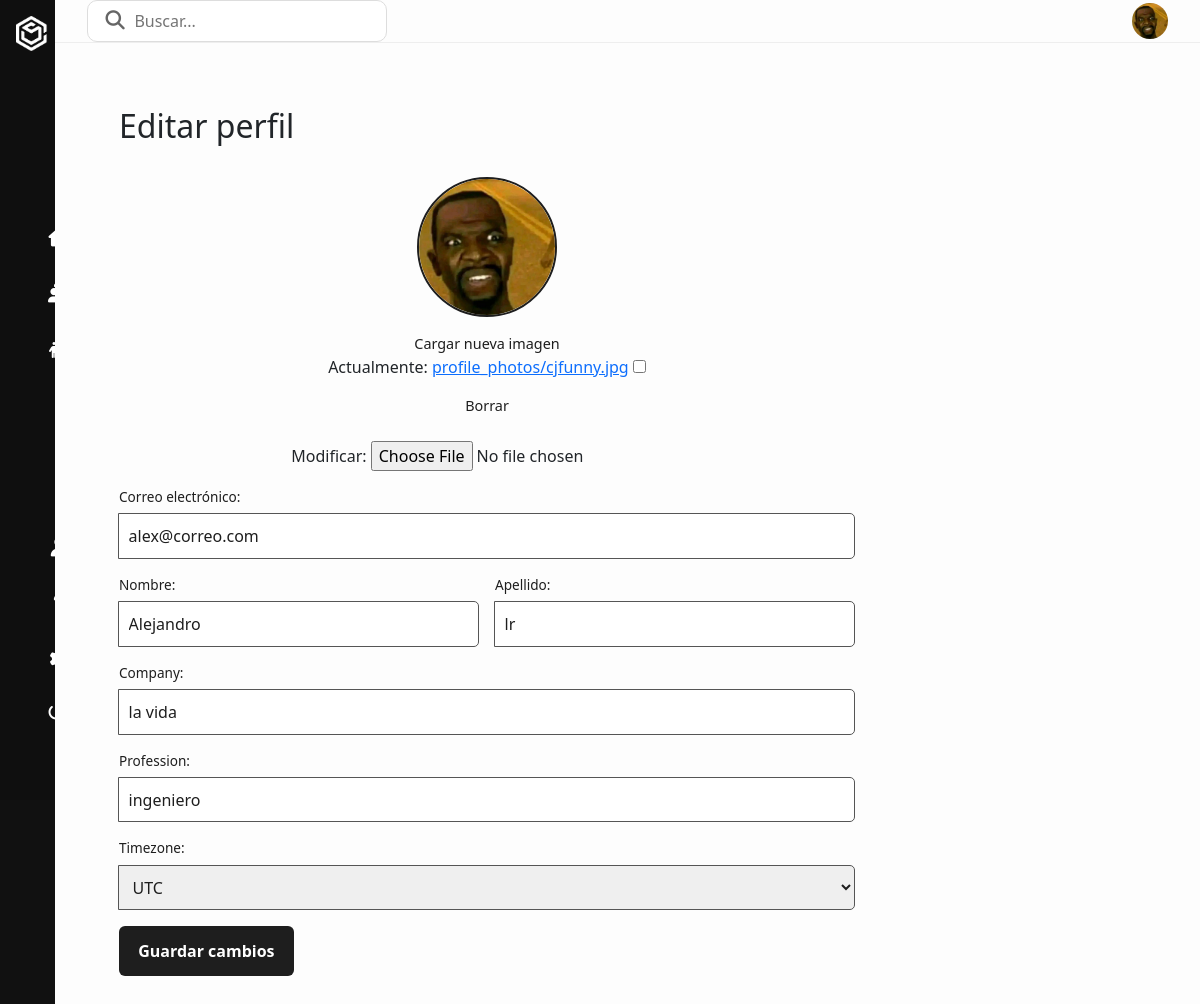
The app's page /profile/ (signed in), older data.
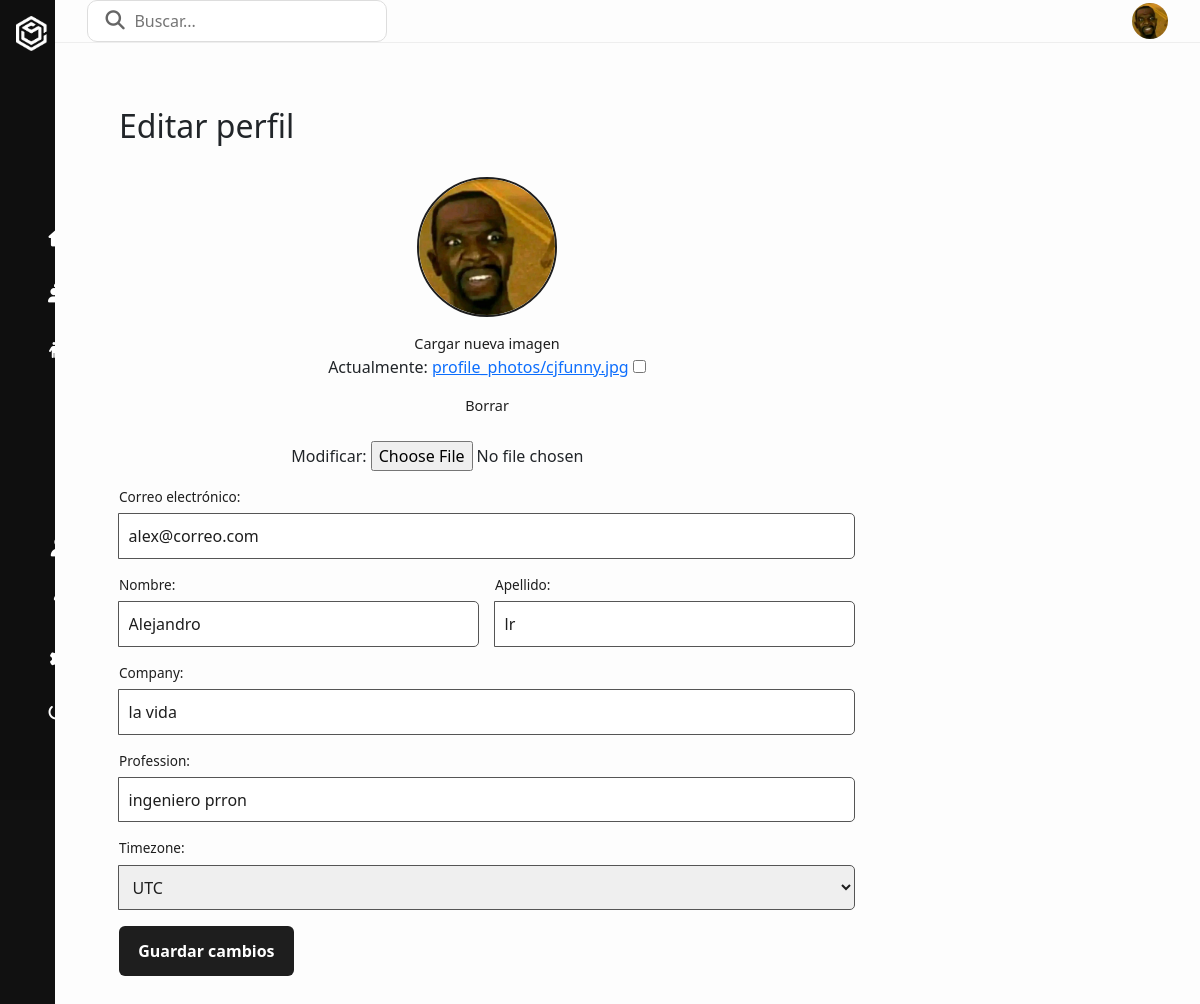
The same page, newer data.
### apps/profiles/models/profile.py (models this page shows, shortened)
class Profile(models.Model):
    user = models.OneToOneField(User, on_delete=models.CASCADE, related_name='profile')
    company = models.CharField(max_length=255, blank=True)
    profession = models.CharField(max_length=255, blank=True)
    timezone = models.CharField(max_length=255, blank=True)
    photo = models.ImageField(upload_to='profile_photos/', blank=True, null=True)

### apps/profiles/models/user.py (models this page shows, shortened)
class User(AbstractUser):
    is_instructor = models.BooleanField(default=False)

### apps/profiles/views.py (the view, shortened to what this page needs)
# urls.py: path('', ProfileUpdateView.as_view(), name='profile'),
class ProfileUpdateView(LoginRequiredMixin, UpdateView):
    model = Profile
    form_class = ProfileForm
    template_name = 'profiles/profile.html'
    success_url = reverse_lazy('profile')
    def get_object(self, queryset=None):
        return self.request.user.profile
    def get_form_kwargs(self):
        kwargs = super().get_form_kwargs()
        kwargs['user'] = self.request.user
        return kwargs
    def get_context_data(self, **kwargs):
        context = super().get_context_data(**kwargs)
        profile =self.get_object()
        context['profile_picture'] = profile.photo.url if profile.photo else "https://static.vecteezy.com/system/resources/previews/009/292/244/non_2x/default-avatar-icon-of-social-media-user-vector.jpg"
        return context

### apps/profiles/forms.py (shortened to what this page needs)
class ProfileForm(forms.ModelForm):
    email = forms.EmailField(label='Correo electrónico')
    first_name = forms.CharField(label='Nombre')
    last_name = forms.CharField(label='Apellido')
    class Meta:
        model = Profile
        fields = ['company', 'profession', 'timezone', 'photo']
        widgets = {
            'timezone': forms.Select(choices=TIMEZONE_CHOICES),
        }
    def __init__(self, *args, **kwargs):
        user = kwargs.pop('user', None)
        super(ProfileForm, self).__init__(*args, **kwargs)
        if user:
            self.fields['email'].initial=user.email
            self.fields['first_name'].initial=user.first_name
            self.fields['last_name'].initial=user.last_name

### apps/profiles/context_processors.py (called while the page is built)
def profile_picture(request):
    if request.user.is_authenticated and hasattr(request.user, 'profile'):
        photo = request.user.profile.photo
    else:
        photo = None
    return {
        'profile_picture': photo.url if photo else "https://static.vecteezy.com/system/resources/previews/009/292/244/non_2x/default-avatar-icon-of-social-media-user-vector.jpg"
    }

### apps/profiles/templates/profiles/profile.html (shortened to what this page needs)
{% extends 'includes/base.html' %}
{% load static %}
{% block custom_styles %}
    <link rel="stylesheet" href="{% static 'css/styles.css' %}">
{% endblock  %}
{% block content %}
    <div class="layout">
        {% include 'includes/sidebar.html' %}
        <div class="main-content">
            {% include 'includes/header.html' %}
            <main>
                <div class="profile-container">
                    <form method="POST" enctype="multipart/form-data" class="profile-form">
                        <h2>Editar perfil</h2>
                        <div class="profile-picture">
                            <img src="{{ profile_picture }}" alt="Foto de perfil">
                            <label for="fileUpload">Cargar nueva imagen</label>
                            {{form.photo}}
                        </div>
                        <div class="input-group">
                            {{form.email.label_tag}}
                            {{form.email}}
                        </div>
                        <div class="input-row">
                            <div class="input-group">
                                {{form.first_name.label_tag}}
                                {{form.first_name}}
                            </div>
                            <div class="input-group">
                                {{form.last_name.label_tag}}
                                {{form.last_name}}
                            </div>
                        </div>
                        <div class="input-group">
                            {{form.company.label_tag}}
                            {{form.company}}
                        </div>
                        <div class="input-group">
                            {{form.profession.label_tag}}
                            {{form.profession}}
                        </div>
                        <div class="input-group">
                            {{form.timezone.label_tag}}
                            {{form.timezone}}
                        </div>
                        <button type="submit" class="submit-btn">Guardar cambios</button>
                    </form>
                </div>
            </main>
        </div>
    </div>
    {% endblock %}

### templates/includes/base.html (shortened to what this page needs)
<!DOCTYPE html>
<html lang="en">
<head>
    <link rel="stylesheet" href="https://cdnjs.cloudflare.com/ajax/libs/font-awesome/6.5.0/css/all.min.css">
    <link href="https://cdn.jsdelivr.net/npm/bootstrap@5.3.8/dist/css/bootstrap.min.css" rel="stylesheet">
    {%block custom_styles %}
    {%endblock %}
</head>
<body>
    {% block content %}
    {% endblock %}
</body>
</html>

### templates/includes/sidebar.html (shortened to what this page needs)
{% load static %}
<div class="sidebar">
            <div class="logo">
                <img src="{% static 'images/devilearn.png' %}" alt="Logo">
            </div>
            <ul class="menu">
                <li><a class="menu-option" href="{% url  'dashboard'%}"><i
                            class="fa-solid fa-house icon"></i><span>Dashboard</span></a>
                </li>
                <li><a class="menu-option" href="{% url 'student:course_list' %}"><i
                            class="fa-solid fa-chalkboard-user icon"></i><span>Cursos</span></a></li>
                {% if request.user.is_authenticated and request.user.is_instructor %}
                    <li><a class="menu-option" href="{% url 'instructor:course_list' %}"><i class="fa-solid fa-person-chalkboard"></i><span>Instructor</span></a></li>
                {% endif %}
            </ul>
            <ul class="bottom-menu">
                <li><a class="menu-option" href="{% url 'profile' %}"><i class="fa-solid fa-user icon"></i><span>Perfil</span></a>
                </li>
                <li><a class="menu-option" href="{% url 'support' %}"><i class="fa-solid fa-question icon"></i><span>Soporte</span></a>
                </li>
                <li><a class="menu-option" href="{% url 'change_password' %}"><i class="fa-solid fa-gear icon"></i><span>Ajustes</span></a>
                </li>
                <li>
            <form action="{% url 'logout' %}" method="post">
                <button class="btn-logout" type="submit">
                    <i class="fa-solid fa-power-off"></i><span>Cerrar sesión</span>
                </button>
            </form>
            </ul>
        </div>

### templates/includes/header.html (shortened to what this page needs)
<div class="header">
    <form method="get" class="search-box">
        <i class="fa-solid fa-magnifying-glass icon"></i>
        <input type="text" placeholder="Buscar..." name="q" value="{% if query %}{{ query }}{% endif %}"/>
    </form>
    <div class="header-right">
        <div class="avatar">
            <img src="{{ profile_picture }}" alt="User" />
        </div>
    </div>
</div>

### static/css/styles.css (style rules this page uses)
* { margin: 0; padding: 0; box-sizing: border-box; }
body { background: #111; font-family: 'Segoe UI', sans-serif; }
.sidebar { width: 55px; height: 100vh; background-color: #0f0f0f; color: white; padding: 1rem 0; display: flex; flex-direction: column; justify-content: space-between; transition: width 0.3s ease; overflow: hidden; }
.logo { display: flex; align-items: center; gap: 10px; padding: 0 1rem; margin-bottom: 2rem; }
.logo img { width: 170px; height: 35px; }
.menu .menu-option, .bottom-menu .menu-option { display: flex; align-items: center; gap: 1rem; color: #ffffff; text-decoration: none; }
.menu, .bottom-menu { list-style: none; }
.menu li, .bottom-menu li { display: flex; align-items: center; justify-content: end; padding: 1rem 0.5rem; gap: 1rem; position: relative; cursor: pointer; transition: background 0.2s; }
.icon { font-size: 1.2rem; min-width: 1.4rem; text-align: center; flex-shrink: 0; }
.btn-logout { all: unset; cursor: pointer; width: 100%; }
.layout { display: flex; height: 100vh; }
.main-content { flex-grow: 1; display: flex; flex-direction: column; background-color: #f0f0f0; transition: margin-left 0.3s ease; }
.header { height: 60px; background: #fdfdfd; display: flex; align-items: center; justify-content: space-between; padding: 0 2rem; border-bottom: 1px solid #eee; }
.search-box { display: flex; align-items: center; background: white; padding: 0.5rem 1rem; border-radius: 10px; border: 1px solid #ddd; width: 300px; }
.search-box .icon { margin-right: 8px; color: #666; }
.search-box input { border: none; outline: none; background: transparent; width: 100%; font-size: 1rem; }
.header-right { display: flex; align-items: center; gap: 1rem; }
.avatar img { width: 36px; height: 36px; border-radius: 50%; object-fit: cover; }
main { flex-grow: 1; padding: 2rem; background-color: #fdfdfd; }
.profile-container { padding: 2rem; border-radius: 10px; width: 100%; max-width: 800px; display: flex; gap: 2rem; flex-wrap: wrap; }
.profile-picture { flex: 1 1 200px; text-align: center; }
.profile-picture img { width: 140px; height: 140px; object-fit: cover; border-radius: 50%; border: 2px solid #1e1e1e; }
.profile-picture label { display: block; margin-top: 1rem; font-size: 0.9rem; color: #1e1e1e; cursor: pointer; }
.profile-form { flex: 2 1 400px; display: flex; flex-direction: column; gap: 1rem; }
.profile-form h2 { margin-bottom: 1rem; }
.input-group { display: flex; flex-direction: column; }
.input-group label { font-size: 0.85rem; margin-bottom: 0.4rem; color: #1e1e1e; }
.input-group input, .input-group select { border: 1px solid #555; padding: 0.6rem; border-radius: 5px; color: #1e1e1e; }
.input-row { display: flex; gap: 1rem; }
.input-row .input-group { flex: 1; }
.submit-btn { background-color: #1e1e1e; border: none; padding: 0.8rem 1.2rem; border-radius: 6px; color: #ffffff; font-weight: bold; cursor: pointer; align-self: flex-start; }

Row changes from the older to the newer data that the page shows:
changed Profile "la vida": profession "ingeniero" → "ingeniero prron"
